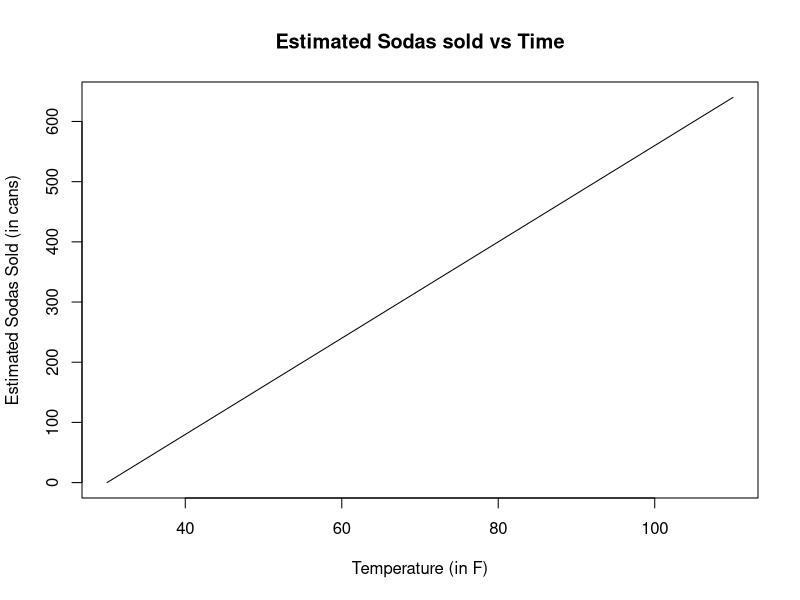

Reproduce this figure in R. (Note: this script raises an error after producing the figure.)
## ---- chunk 1
knitr::opts_chunk$set(echo = TRUE)
knitr::opts_chunk$set(message= F)
knitr::opts_chunk$set(warning = F)
## ---- chunk 2
-240 + 8*80
## ---- chunk 3
x <-  30:110
y <-  -240 + 8*x
plot(x,y, xlab = "Temperature (in F)", ylab = "Estimated Sodas Sold (in cans)", 
     main = "Estimated Sodas sold vs Time",type = 'l')
## ---- chunk 4
#You should set it to your own working directory
#Note that the \ slashes are the default, but you have to change these to
#either double backslashes or / as I did
# file location from computer: C:\Users\ryanj\Dropbox\TA\Econ 103\Winter 2018\Data
my_wd <- "C:/Users/ryanj/Dropbox/TA/Econ 103/Winter 2018/Data/s4poe_statadata"
my_file <- paste(my_wd, "cps4_small.dta", sep = "/")

#to read in stata files, need special package (many exist)
#install.packages('haven') #must run if haven't installed it yet
library(haven)
dat <- read_stata(my_file)
    #could also use
    #haven::read_stata(my_file)
    #for questions, type ?read_stata or ?haven::read_stata

#Take a look
View(dat)



#################################################
#First looking at wage
#################################################

#refer to items with dollar sign
#these autocomplete, type the dollar sign then hit tab and choose from the
#dropdown menu. much easier than remembering the names
#these are the built in plots
summary(dat$wage) #5 number summary
boxplot(dat$wage, main = "Box and Whisker Plot for Wage")
hist(dat$wage)

#Note, ggplot2 has some fancier plots
#install.packages("ggplot2")
library(ggplot2)

ggplot(dat = dat, aes(wage, ..density..)) +
  geom_histogram() +
  geom_density(col = 'red') + 
  ggtitle("Wage Histogram and Density Estimate")




########################################################
#Education
#######################################################



summary(dat$educ) #5 number summary
boxplot(dat$educ, main = "Box and Whisker Plot for Wage")

## Education is discrete, so we go with a barplot
ggplot(dat = dat, aes(educ)) +
  geom_bar() + 
  ggtitle("Education Bar Plot")

## ---- chunk 5
attach(dat)
reg_out <- lm(wage ~ educ + 1)
summary(reg_out)

#Plot using base functions
plot(educ, wage, main = "wage vs education and best fit in red")
abline(reg_out, col = "red")

#make a little fancier with ggplot
race  <- rep("white", nrow(dat))
race[black == 1] <- "black"
race[asian == 1] <- "asian"

my_coef <- reg_out$coefficients
my_coef

dat2 <-  cbind(dat, race) #adds extra column to dat
ggplot(data = dat2, aes(x= educ, y = wage, color = race)) +
  geom_point() +
  geom_abline(aes(intercept = my_coef[1], 
                  slope = my_coef[2] )) + 
  ggtitle("Wage vs Education with Best Fit in Black")

## ---- chunk 6
resid <- reg_out$residuals
gender <- rep("male", nrow(dat))
gender[dat$female==1] <- "female"

dat3 <- cbind(dat2, resid,gender)
ggplot(data=dat3,aes(x = educ, y = resid, color = race) ) +
  geom_point()


#repeat by gender
ggplot(data=dat3,aes(x = educ, y = resid, color = gender) ) +
  geom_point()

## ---- chunk 7
dat_male <- dat3[dat$female!=1,]
dat_female <- dat3[dat$female==1,]
dat_black <- dat3[dat$black==1,]
dat_white <- dat3[dat3$race=="white",]
  #could also use (dat$black!=1) & (dat$asian!=1)

reg_male <- lm(data = dat_male, wage ~ educ)
reg_female <- lm(data = dat_female, wage ~ educ)
reg_white <- lm(data = dat_white, wage ~ educ)
reg_black <- lm(data = dat_black, wage ~ educ)
summary(reg_male)
summary(reg_female)
summary(reg_black)
summary(reg_white)

new.dat <- data.frame(educ = c(12,14,16))
predict.lm(reg_male, newdata =new.dat)
predict.lm(reg_female, newdata =new.dat)
predict.lm(reg_white, newdata =new.dat)
predict.lm(reg_black, newdata =new.dat)

plot(c(0,21),c(0,40), col = "white", main = 
       "Male- purple, Female- Blue, White- orange, Black-green",
     xlab = "Education in Years",
     ylab = "Estimated Wage in $/Hour")
abline(reg_male, col = "purple")
abline(reg_female, col = "blue")
abline(reg_white, col = "orange")
abline(reg_black, col = "green")

#needs fixed
#ggplot(aes(x = 1:20, y = seq(1,80, length.out = 20))) + 
#  geom_abline(intercept = coef(reg_male)[1], slope = coef(reg_male)[2]) +
#  geom_abline(intercept = coef(reg_female)[1], slope = coef(reg_female)[2])
## ---- chunk 8
attach(dat3)
quad_reg <- lm(wage ~ 1 + I(educ^2)) #note, must use I()!
    #because it's a formula object
summary(quad_reg)

quad_reg_coef <- quad_reg$coefficients
quad_reg_coef
12*quad_reg_coef[2]
14*quad_reg_coef[2]
## ---- chunk 9

quad_wage_est = quad_reg_coef[1] + sort(educ,decreasing = F)^2*quad_reg_coef[2]

plot(educ, wage)
abline(reg_out, col = "red")
lines(sort(educ,decreasing = F), quad_wage_est,col="blue")
#abline(quad_reg, col = "blue") #doesn't work

dat4 <- cbind(dat3,quad_wage_est)
ggplot(data = dat4) +
  geom_point(aes(x = educ, y = wage, color = "points")) +
  geom_point(aes(x = sort(educ,decreasing = F), y = quad_wage_est,color = 'quadratic Estimate')) +
  geom_abline(intercept = my_coef[1], slope = my_coef[2])
## ---- chunk 10
hist(log(dat$wage))
## ---- chunk 11
log_wage <- log(wage)
log_dat <- cbind(dat3,log_wage)
log_reg <- lm(dat = log_dat, log_wage ~ educ)
summary(log_reg)
log_coef <- log_reg$coefficients

#marginal estimates at 12 and 14 years of education
log_coef[2] *exp(log_coef[1] + log_coef[2]* 12)
log_coef[2] *exp(log_coef[1] + log_coef[2]* 14)
